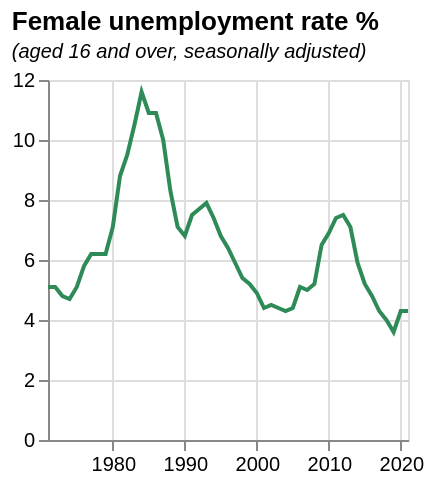

Here is the Vega-Lite specification saved for this chart:
### Vega-Lite specification from a JSON file in a GitHub repository (floating-point values rounded to 4 significant figures)
{"$schema": "https://vega.github.io/schema/vega-lite/v5.json", "data": {"values": [{"date": "1971", "label": "1971", "month": "", "quarter": "", "sourceDataset": "LMS", "updateDate": "2015-10-13T23:00:00.000Z", "value": "5.1", "year": "1971"}, {"date": "1972", "label": "1972", "month": "", "quarter": "", "sourceDataset": "LMS", "updateDate": "2015-10-13T23:00:00.000Z", "value": "5.1", "year": "1972"}, {"date": "1973", "label": "1973", "month": "", "quarter": "", "sourceDataset": "LMS", "updateDate": "2015-10-13T23:00:00.000Z", "value": "4.8", "year": "1973"}, {"date": "1974", "label": "1974", "month": "", "quarter": "", "sourceDataset": "LMS", "updateDate": "2015-10-13T23:00:00.000Z", "value": "4.7", "year": "1974"}, {"date": "1975", "label": "1975", "month": "", "quarter": "", "sourceDataset": "LMS", "updateDate": "2015-10-13T23:00:00.000Z", "value": "5.1", "year": "1975"}, {"date": "1976", "label": "1976", "month": "", "quarter": "", "sourceDataset": "LMS", "updateDate": "2015-10-13T23:00:00.000Z", "value": "5.8", "year": "1976"}, {"date": "1977", "label": "1977", "month": "", "quarter": "", "sourceDataset": "LMS", "updateDate": "2015-10-13T23:00:00.000Z", "value": "6.2", "year": "1977"}, {"date": "1978", "label": "1978", "month": "", "quarter": "", "sourceDataset": "LMS", "updateDate": "2015-10-13T23:00:00.000Z", "value": "6.2", "year": "1978"}, {"date": "1979", "label": "1979", "month": "", "quarter": "", "sourceDataset": "LMS", "updateDate": "2015-10-13T23:00:00.000Z", "value": "6.2", "year": "1979"}, {"date": "1980", "label": "1980", "month": "", "quarter": "", "sourceDataset": "LMS", "updateDate": "2015-10-13T23:00:00.000Z", "value": "7.1", "year": "1980"}, {"date": "1981", "label": "1981", "month": "", "quarter": "", "sourceDataset": "LMS", "updateDate": "2015-10-13T23:00:00.000Z", "value": "8.8", "year": "1981"}, {"date": "1982", "label": "1982", "month": "", "quarter": "", "sourceDataset": "LMS", "updateDate": "2015-10-13T23:00:00.000Z", "value": "9.5", "year": "1982"}, {"date": "1983", "label": "1983", "month": "", "quarter": "", "sourceDataset": "LMS", "updateDate": "2015-10-13T23:00:00.000Z", "value": "10.5", "year": "1983"}, {"date": "1984", "label": "1984", "month": "", "quarter": "", "sourceDataset": "LMS", "updateDate": "2015-10-13T23:00:00.000Z", "value": "11.6", "year": "1984"}, {"date": "1985", "label": "1985", "month": "", "quarter": "", "sourceDataset": "LMS", "updateDate": "2015-10-13T23:00:00.000Z", "value": "10.9", "year": "1985"}, {"date": "1986", "label": "1986", "month": "", "quarter": "", "sourceDataset": "LMS", "updateDate": "2015-10-13T23:00:00.000Z", "value": "10.9", "year": "1986"}, {"date": "1987", "label": "1987", "month": "", "quarter": "", "sourceDataset": "LMS", "updateDate": "2015-10-13T23:00:00.000Z", "value": "10.0", "year": "1987"}, {"date": "1988", "label": "1988", "month": "", "quarter": "", "sourceDataset": "LMS", "updateDate": "2015-10-13T23:00:00.000Z", "value": "8.3", "year": "1988"}, {"date": "1989", "label": "1989", "month": "", "quarter": "", "sourceDataset": "LMS", "updateDate": "2015-10-13T23:00:00.000Z", "value": "7.1", "year": "1989"}, {"date": "1990", "label": "1990", "month": "", "quarter": "", "sourceDataset": "LMS", "updateDate": "2015-10-13T23:00:00.000Z", "value": "6.8", "year": "1990"}, {"date": "1991", "label": "1991", "month": "", "quarter": "", "sourceDataset": "LMS", "updateDate": "2015-10-13T23:00:00.000Z", "value": "7.5", "year": "1991"}, {"date": "1992", "label": "1992", "month": "", "quarter": "", "sourceDataset": "LMS", "updateDate": "2015-10-13T23:00:00.000Z", "value": "7.7", "year": "1992"}, {"date": "1993", "label": "1993", "month": "", "quarter": "", "sourceDataset": "LMS", "updateDate": "2015-10-13T23:00:00.000Z", "value": "7.9", "year": "1993"}, {"date": "1994", "label": "1994", "month": "", "quarter": "", "sourceDataset": "LMS", "updateDate": "2015-10-13T23:00:00.000Z", "value": "7.4", "year": "1994"}, {"date": "1995", "label": "1995", "month": "", "quarter": "", "sourceDataset": "LMS", "updateDate": "2015-10-13T23:00:00.000Z", "value": "6.8", "year": "1995"}, {"date": "1996", "label": "1996", "month": "", "quarter": "", "sourceDataset": "LMS", "updateDate": "2015-10-13T23:00:00.000Z", "value": "6.4", "year": "1996"}, {"date": "1997", "label": "1997", "month": "", "quarter": "", "sourceDataset": "LMS", "updateDate": "2015-10-13T23:00:00.000Z", "value": "5.9", "year": "1997"}, {"date": "1998", "label": "1998", "month": "", "quarter": "", "sourceDataset": "LMS", "updateDate": "2015-10-13T23:00:00.000Z", "value": "5.4", "year": "1998"}, {"date": "1999", "label": "1999", "month": "", "quarter": "", "sourceDataset": "LMS", "updateDate": "2015-10-13T23:00:00.000Z", "value": "5.2", "year": "1999"}, {"date": "2000", "label": "2000", "month": "", "quarter": "", "sourceDataset": "LMS", "updateDate": "2015-10-13T23:00:00.000Z", "value": "4.9", "year": "2000"}, {"date": "2001", "label": "2001", "month": "", "quarter": "", "sourceDataset": "LMS", "updateDate": "2015-10-13T23:00:00.000Z", "value": "4.4", "year": "2001"}, {"date": "2002", "label": "2002", "month": "", "quarter": "", "sourceDataset": "LMS", "updateDate": "2015-10-13T23:00:00.000Z", "value": "4.5", "year": "2002"}, {"date": "2003", "label": "2003", "month": "", "quarter": "", "sourceDataset": "LMS", "updateDate": "2015-10-13T23:00:00.000Z", "value": "4.4", "year": "2003"}, {"date": "2004", "label": "2004", "month": "", "quarter": "", "sourceDataset": "LMS", "updateDate": "2015-10-13T23:00:00.000Z", "value": "4.3", "year": "2004"}, {"date": "2005", "label": "2005", "month": "", "quarter": "", "sourceDataset": "LMS", "updateDate": "2015-10-13T23:00:00.000Z", "value": "4.4", "year": "2005"}, {"date": "2006", "label": "2006", "month": "", "quarter": "", "sourceDataset": "LMS", "updateDate": "2015-10-13T23:00:00.000Z", "value": "5.1", "year": "2006"}, {"date": "2007", "label": "2007", "month": "", "quarter": "", "sourceDataset": "LMS", "updateDate": "2015-10-13T23:00:00.000Z", "value": "5.0", "year": "2007"}, {"date": "2008", "label": "2008", "month": "", "quarter": "", "sourceDataset": "LMS", "updateDate": "2015-10-13T23:00:00.000Z", "value": "5.2", "year": "2008"}, {"date": "2009", "label": "2009", "month": "", "quarter": "", "sourceDataset": "LMS", "updateDate": "2015-10-13T23:00:00.000Z", "value": "6.5", "year": "2009"}, {"date": "2010", "label": "2010", "month": "", "quarter": "", "sourceDataset": "LMS", "updateDate": "2015-10-13T23:00:00.000Z", "value": "6.9", "year": "2010"}, {"date": "2011", "label": "2011", "month": "", "quarter": "", "sourceDataset": "LMS", "updateDate": "2015-10-13T23:00:00.000Z", "value": "7.4", "year": "2011"}, {"date": "2012", "label": "2012", "month": "", "quarter": "", "sourceDataset": "LMS", "updateDate": "2015-10-13T23:00:00.000Z", "value": "7.5", "year": "2012"}, {"date": "2013", "label": "2013", "month": "", "quarter": "", "sourceDataset": "LMS", "updateDate": "2016-05-18T08:30:00.000Z", "value": "7.1", "year": "2013"}, {"date": "2014", "label": "2014", "month": "", "quarter": "", "sourceDataset": "LMS", "updateDate": "2015-10-13T23:00:00.000Z", "value": "5.9", "year": "2014"}, {"date": "2015", "label": "2015", "month": "", "quarter": "", "sourceDataset": "LMS", "updateDate": "2016-03-16T09:30:00.000Z", "value": "5.2", "year": "2015"}, {"date": "2016", "label": "2016", "month": "", "quarter": "", "sourceDataset": "LMS", "updateDate": "2017-02-15T00:00:00.000Z", "value": "4.8", "year": "2016"}, {"date": "2017", "label": "2017", "month": "", "quarter": "", "sourceDataset": "LMS", "updateDate": "2018-02-21T00:00:00.000Z", "value": "4.3", "year": "2017"}, {"date": "2018", "label": "2018", "month": "", "quarter": "", "sourceDataset": "LMS", "updateDate": "2019-02-19T00:00:00.000Z", "value": "4.0", "year": "2018"}, {"date": "2019", "label": "2019", "month": "", "quarter": "", "sourceDataset": "LMS", "updateDate": "2020-02-18T00:00:00.000Z", "value": "3.6", "year": "2019"}, {"date": "2020", "label": "2020", "month": "", "quarter": "", "sourceDataset": "LMS", "updateDate": "2021-07-14T23:00:00.000Z", "value": "4.3", "year": "2020"}, {"date": "2021", "label": "2021", "month": "", "quarter": "", "sourceDataset": "LMS", "updateDate": "2022-02-15T00:00:00.000Z", "value": "4.3", "year": "2021"}], "format": {"parse": {"date": "date"}}}, "title": {"text": "Female unemployment rate %", "subtitle": "(aged 16 and over, seasonally adjusted)", "subtitleFontStyle": "italic", "subtitleFontSize": 10, "anchor": "start", "color": "black"}, "width": 180, "height": 180, "mark": {"type": "line", "color": "seagreen", "strokeWidth": 2, "opacity": 1}, "encoding": {"x": {"field": "date", "type": "temporal", "title": null}, "y": {"field": "value", "type": "quantitative", "title": null}}, "config": {}}
